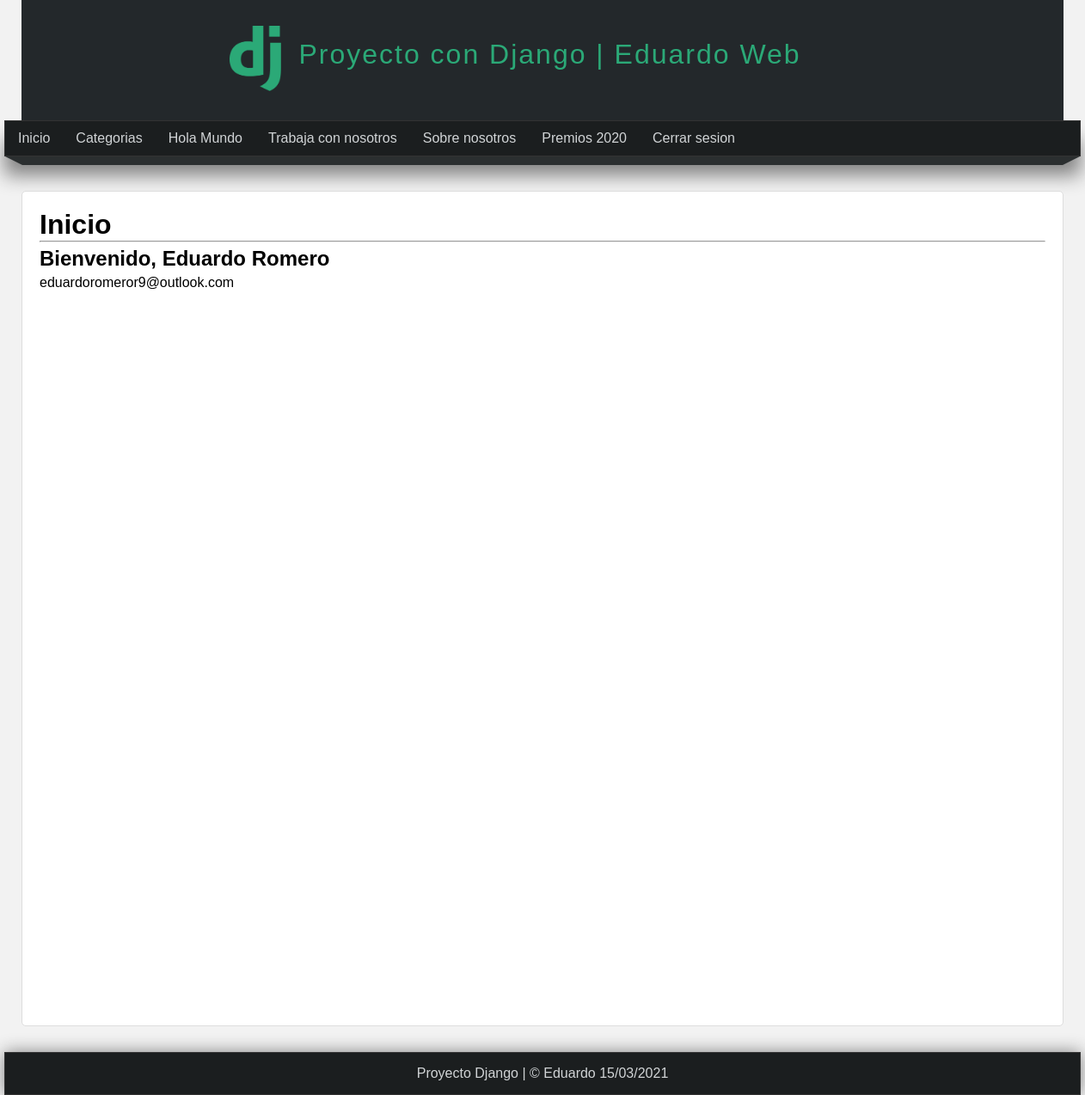
The app's page / (signed in) with its own data.
### pages/models.py (models this page shows, shortened)
class Page(models.Model):
    title = models.CharField(max_length=50, verbose_name = 'Titulo')
    content = RichTextField(verbose_name = 'Contenido')
    slug = models.CharField(unique=True ,max_length=150, verbose_name = 'URL amigable')
    order = models.IntegerField(default=0 ,verbose_name = 'Orden')
    visible = models.BooleanField(verbose_name='¿Visible?')
    created_at = models.DateTimeField(auto_now_add=True ,verbose_name='Creado el')
    updated_at = models.DateTimeField(auto_now=True ,verbose_name='Actualizado el')
    class Meta:
        verbose_name = 'Pagina'
        verbose_name_plural = 'Paginas'

### mainapp/views.py (the view)
# urls.py: path('', views.index, name='index'),
def index(request):
    return render(request, 'mainapp/index.html', {
        'title': 'Inicio'
    })

### blog/processors.py (called while the page is built)
def get_categories(request):
    categories_in_use = Article.objects.filter(public=True).values_list('categories', flat=True)
    categories = Category.objects.filter(id__in=categories_in_use).values_list('id', 'name')
    return{
        'categories': categories,
        'ids': categories_in_use
    }

### pages/context_processors.py (called while the page is built)
def get_pages(request):
    pages = Page.objects.filter(visible=True).order_by('order').values_list('id', 'title', 'slug')
    return{
        'pages': pages
    }

### mainapp/templates/mainapp/index.html (shortened to what this page needs)
{% extends 'layouts/layout.html' %}
{% block content %}
    <h1>{{title}}</h1>
    <hr>
    {% if user.email %}
        <h2>Bienvenido, {{request.user.first_name}} {{user.last_name}} </h2>
        <p>{{user.email}}</p>
    {% else %}
        <h2>Identificate para ver mas cosas</h2>
    {% endif %}
{% endblock %}

### mainapp/templates/layouts/layout.html (shortened to what this page needs)
<!DOCTYPE html>
<html lang="es">
  <head>
    {% load static %}
    <link
      rel="stylesheet"
      type="text/css"
      href="{% static 'css/styles.css' %}"
    />
  </head>
  <body>
    <header>
      <div id="logotipo">
        <img src="{% static 'images/logo.png' %}" alt="logo-django" />
        <h1>Proyecto con Django | Eduardo Web</h1>
      </div>
    </header>
    <nav>
      <ul>
        <li>
          <a href="{% url 'index' %}">Inicio</a>
        </li>
        {% if user.email %}
            <li>
              <a href="{% url 'list_articles' %}">Categorias</a>
            </li>
            {% for page in pages %}
              <li>
                <a href="{% url 'page' page.2 %}">{{page.1}}</a>
              </li>
            {% endfor %}
            <li>
              <a href="{% url 'logout' %}">Cerrar sesion</a>
            </li>
        {% endif %}
      </ul>
    </nav>
    <div class="barra">
      <span class="esquina-izquierda"></span>
      <span class="relleno-barra"></span>
      <span class="esquina-derecha"></span>
    </div>
    <div id="content">
      <div class="box">
        {%block content%}{%endblock%}
      </div>
    </div>
    <footer>Proyecto Django | &copy; Eduardo {% now "d/m/Y" %}</footer>
  </body>
</html>

### mainapp/static/css/styles.css (style rules this page uses)
* { margin: 0; padding: 0; font-family: 'Lucida Sans', 'Lucida Sans Regular', 'Lucida Grande', 'Lucida Sans Unicode', Geneva, Verdana, sans-serif; text-decoration: none; }
.box p, .box h2, .box h3, .box ul { margin-top: 5px; margin-bottom: 5px; }
body { background-color: #F2F2F2; }
header { width: 1212px; height: 140px; background-color: #23282B; margin: 0 auto; }
#logotipo { width: 60%; height: 130px; margin: 0 auto; padding-top: 10px; }
#logotipo img { display: block; width: 60px; float: left; margin-top: 20px; }
#logotipo h1 { display: block; float: left; margin-top: 35px; margin-left: 20px; letter-spacing: 2px; font-weight: lighter; color: #2ba977; }
nav { width: 1250px; height: 40px; background-color: #1b1e1f; border: 1px solid #333333; margin: 0 auto; box-shadow: 0px 22px 22px gray; font-size: 16px; }
nav > ul { list-style: none; text-decoration: none; }
nav > ul > li { line-height: 40px; float: left; }
nav > ul > li > a { display: block; padding-left: 15px; padding-right: 15px; color: #d1d4d6; }
.barra { width: 1250px; margin: 0 auto; }
.esquina-izquierda { display: block; border-left: 20px solid transparent; border-top: 10px solid #2b2f30; float: left; }
.esquina-derecha { display: block; border-right: 20px solid transparent; border-top: 10px solid #2b2f30; float: right; }
.relleno-barra { display: block; width: 1210px; height: 10px; background: #2b2f30; float: left; }
#content { width: 1212px; min-height: 930px; margin: 0 auto; margin-bottom: 30px; margin-top: 40px; }
.box { background: white; width: 95; min-height: 930px; padding: 20px; border: 1px solid #ddd; margin: 0 auto; border-radius: 5px; }
footer { width: 1250px; background-color: #1b1e1f; border: 1px solid #333; color: #d1d4d6; text-align: center; margin: 0 auto; padding-top: 15px; padding-bottom: 15px; box-shadow: 0px 0px 20px gray; }

### records on screen
Page: title "Hola Mundo"
Page: title "Trabaja con nosotros"
Page: title "Sobre nosotros"
Page: title "Premios 2020"

### other values on screen
{{ title }} "Inicio"
{{ request.user.first_name }} "Eduardo"
{{ user.last_name }} "Romero"
{{ user.email }} "eduardoromeror9@outlook.com"
